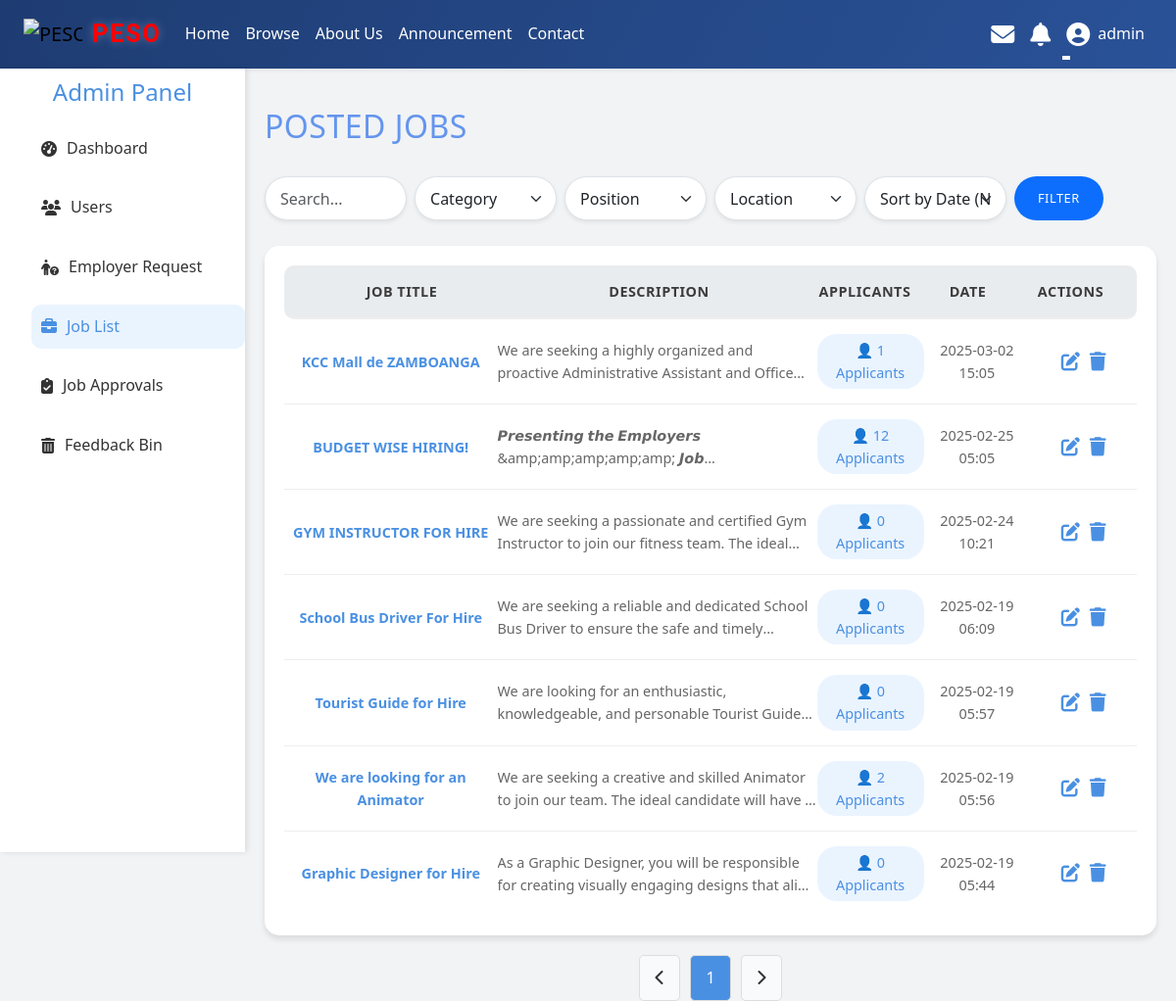
The app's page /admin/job_list.php (signed in) with its own data.
### tables this page shows
CREATE TABLE `jobs` (
  `id` int(11) NOT NULL,
  `title` varchar(255) NOT NULL,
  `description` text NOT NULL,
  `thumbnail` varchar(255) DEFAULT NULL,
  `photo` varchar(255) DEFAULT NULL,
  `created_at` timestamp NOT NULL DEFAULT current_timestamp(),
  `category_id` int(11) NOT NULL,
  `location` varchar(255) DEFAULT NULL,
  `specific_location` varchar(255) DEFAULT NULL,
  `responsibilities` text NOT NULL,
  `requirements` text NOT NULL,
  `preferred_qualifications` text DEFAULT NULL,
  `status` enum('pending','approved','rejected') DEFAULT 'pending',
  `employer_id` int(11) NOT NULL,
  `remarks` text DEFAULT NULL
);

### admin/job_list.php (the view, shortened to what this page needs)
<?php
include '../includes/header.php';
include('../includes/sidebar.php');
$limit = 15;
$page = isset($_GET['page']) ? (int)$_GET['page'] : 1;
$offset = ($page - 1) * $limit;
$search_filter = "";
$category_filter = "";
$position_filter = "";
$location_filter = "";
$sort = isset($_GET['sort']) ? $_GET['sort'] : 'created_at_desc';
$sort_mapping = [
    'created_at_asc' => ['column' => 'created_at', 'order' => 'ASC'],
    'created_at_desc' => ['column' => 'created_at', 'order' => 'DESC'],
    'title_asc' => ['column' => 'title', 'order' => 'ASC'],
    'title_desc' => ['column' => 'title', 'order' => 'DESC'],
    'total_applicants_asc' => ['column' => 'total_applicants', 'order' => 'ASC'],
    'total_applicants_desc' => ['column' => 'total_applicants', 'order' => 'DESC'],
];
$sort_column = $sort_mapping[$sort]['column'];
$sort_order = $sort_mapping[$sort]['order'];
$query_all_jobs = "
    SELECT DISTINCT j.*, COUNT(a.id) AS total_applicants
    FROM jobs j
    LEFT JOIN applications a ON j.id = a.job_id
    LEFT JOIN job_categories jc ON j.id = jc.job_id
    LEFT JOIN job_positions_jobs jp ON j.id = jp.job_id
    WHERE 1=1
    $search_filter
    $category_filter
    $position_filter
    $location_filter
    GROUP BY j.id
    ORDER BY $sort_column $sort_order
    LIMIT $limit OFFSET $offset
";
$result = $conn->query($query_all_jobs);
$count_query = "
    SELECT COUNT(DISTINCT j.id) AS total_jobs
    FROM jobs j
    LEFT JOIN job_categories jc ON j.id = jc.job_id
    LEFT JOIN job_positions_jobs jp ON j.id = jp.job_id
    WHERE 1=1
    $search_filter
    $category_filter
    $position_filter
    $location_filter
";
$count_result = $conn->query($count_query);
$count_data = $count_result->fetch_assoc();
$total_jobs = $count_data['total_jobs'];
$total_pages = ceil($total_jobs / $limit);
?>
<!DOCTYPE html>
<html lang="en">
<head>
    <link href="https://cdnjs.cloudflare.com/ajax/libs/font-awesome/6.4.2/css/all.min.css" rel="stylesheet">
    <link rel="stylesheet" href="/JOB/assets/job_list.css">
</head>
<body>
<main>
    <h3>Posted Jobs</h3>
    <form action="" method="get" class="row gx-2 gy-2 justify-content-center mt-4">
        <div class="col-lg-2 col-md-3 col-6 ">
            <input type="text" name="search" class="form-control form-control-m shadow-sm rounded-pill" placeholder="Search..." value="<?= isset($_GET['search']) ? htmlspecialchars($_GET['search']) : '' ?>">
        </div>
        <div class="col-lg-2 col-md-3 col-6">
            <select name="category" class="form-select form-select-m shadow-sm rounded-pill">
                <option value="">Category</option>
            </select>
        </div>
        <div class="col-lg-2 col-md-3 col-6">
            <select name="position" class="form-select form-select-m shadow-sm rounded-pill">
                <option value="">Position</option>
            </select>
        </div>
        <div class="col-lg-2 col-md-3 col-6">
            <select name="location" class="form-select form-select-m shadow-sm rounded-pill">
                <option value="">Location</option>
            </select>
        </div>
        <div class="col-lg-2 col-md-3 col-6">
            <select name="sort" class="form-select form-select-m shadow-sm rounded-pill">
                <option value="created_at_desc" <?= $sort === 'created_at_desc' ? 'selected' : '' ?>>Sort by Date (Newest)</option>
            </select>
        </div>
        <div class="col-md-2">
        <button type="submit" style="height: 100%;" class="btn btn-primary btn-lg rounded-pill filter-button">Filter</button>
        </div>
    </form><br>
   <div class="job-list">
        <div class="job-header text-center">
            <div>Job Title</div>
            <div>Description</div>
            <div>Applicants</div>
            <div>Date</div>
            <div>Actions</div>
        </div>
        <?php while ($row = $result->fetch_assoc()): ?>
            <div class="job-item">
                <div class="title text-center"><?= htmlspecialchars($row['title']) ?></div>
                <div class="description"><?= htmlspecialchars($row['description']) ?></div>
                <div class="applicants text-center" onclick="location.href='view_applicants.php?job_id=<?= $row['id'] ?>'">
                    👤 <?= $row['total_applicants'] ?> Applicants
                </div>
                <div class="date text-center"><?= htmlspecialchars(date('Y-m-d H:i', strtotime($row['created_at']))) ?></div>
                <div class="actions">
                <button onclick="location.href='edit_job.php?id=<?= $row['id'] ?>&source=job_list'"><i class="fas fa-edit"></i></button>
                <button data-bs-toggle="modal" data-bs-target="#deleteJobModal" class="btn-delete" data-job-id="<?= $row['id'] ?>"><i class="fas fa-trash"></i></button>
                </div>
            </div>
        <?php endwhile; ?>
    </div>
    <div class="pagination">
        <button onclick="location.href='?page=<?= $page - 1 ?>&search=<?= $search ?>'" <?= $page <= 1 ? 'disabled' : '' ?>> <i class="fas fa-chevron-left"></i> </button>
        <?php for ($i = 1; $i <= $total_pages; $i++): ?>
            <button onclick="location.href='?page=<?= $i ?>&search=<?= $search ?>'" <?= $i === $page ? 'class="active"' : '' ?>><?= $i ?></button>
        <?php endfor; ?>
        <button onclick="location.href='?page=<?= $page + 1 ?>&search=<?= $search ?>'" <?= $page >= $total_pages ? 'disabled' : '' ?>> <i class="fas fa-chevron-right"></i> </button>
    </div>
</body>
</html>

### assets/header.css (style rules this page uses)
* { margin: 0; padding: 0; box-sizing: border-box; }
body { padding-top: 70px; }
.shadow-sm { box-shadow: 0 4px 6px rgba(0, 0, 0, 0.05); }
.btn { font-size: 0.8rem; padding: 0.6rem 1.5rem; border: none; border-radius: 15px; cursor: pointer; transition: all 0.3s ease; text-transform: uppercase; font-weight: 500; letter-spacing: 0.5px; }

### assets/job_list.css (style rules this page uses)
body { font-family: 'Segoe UI', Tahoma, Geneva, Verdana, sans-serif; background-color: #f1f3f5; color: #333; line-height: 1.6; margin-top:20px; }
main { padding-left:270px; padding-right:20px; }
.job-list { background: #ffffff; border-radius: 15px; padding: 20px; box-shadow: 0 4px 6px rgba(0, 0, 0, 0.1); }
.job-header { display: grid; grid-template-columns: 2fr 3fr 1fr 1fr 1fr; align-items: center; border-bottom: 2px solid #eee; background-color: #e9ecef; border-radius: 10px; padding: 15px; font-weight: bold; text-transform: uppercase; letter-spacing: 0.5px; color: #000000be; font-size: 0.9rem; }
.job-item { display: grid; grid-template-columns: 2fr 3fr 1fr 1fr 1fr; align-items: center; padding: 15px 0; border-bottom: 1px solid #eee; }
.job-item:last-child { border-bottom: none; }
.job-item div { font-size: 0.9rem; color: #666; }
.job-item .title { font-weight: bold; color: #4a90e2; }
.job-item .description { overflow: hidden; text-overflow: ellipsis; display: -webkit-box; -webkit-line-clamp: 2; -webkit-box-orient: vertical; }
.job-item .applicants { display: inline-block; background: #eaf4ff; color: #4a90e2; padding: 5px 10px; border-radius: 20px; font-size: 0.9rem; cursor: pointer; transition: background 0.3s; }
.job-item .actions { display: flex; gap: 10px; justify-content: center; align-items: center; }
.job-item .actions button { background: none; border: none; color: #4a90e2; font-size: 1.2rem; cursor: pointer; transition: color 0.3s; }
.pagination { display: flex; justify-content: center; gap: 10px; margin-top: 20px; }
.pagination button { padding: 10px 15px; background: #f9fafb; border: 1px solid #ddd; border-radius: 5px; color: #333; cursor: pointer; transition: background 0.3s; }
.pagination button.active { background: #4a90e2; color: #fff; }
.form-control, .form-select { height: 45px; padding: 10px 15px; font-size: 1rem; }
h3 { font-size: 2rem; color:cornflowerblue; font-weight: 500; text-transform: uppercase; letter-spacing: 0.5px; margin-top:20px; }

### records on screen
jobs: title "KCC Mall de ZAMBOANGA", description "We are seeking a highly organized and proactive Administrative Assistant and…", total_applicants "1", created_at "2025-03-02 15:05"
jobs: title "BUDGET WISE HIRING!", description "𝙋𝙧𝙚𝙨𝙚𝙣𝙩𝙞𝙣𝙜 𝙩𝙝𝙚 𝙀𝙢𝙥𝙡𝙤𝙮𝙚𝙧𝙨 &amp;amp;amp;amp;amp;…", total_applicants "12", created_at "2025-02-25 05:05"
jobs: title "GYM INSTRUCTOR FOR HIRE", description "We are seeking a passionate and certified Gym Instructor to join our fitness team. The…", total_applicants "0", created_at "2025-02-24 10:21"
jobs: title "School Bus Driver For Hire", description "We are seeking a reliable and dedicated School Bus Driver to ensure the safe and…", total_applicants "0", created_at "2025-02-19 06:09"
jobs: title "Tourist Guide for Hire", description "We are looking for an enthusiastic, knowledgeable, and personable Tourist…", total_applicants "0", created_at "2025-02-19 05:57"
jobs: title "We are looking for an Animator", description "We are seeking a creative and skilled Animator to join our team. The ideal candidate will have…", total_applicants "2", created_at "2025-02-19 05:56"
jobs: title "Graphic Designer for Hire", description "As a Graphic Designer, you will be responsible for creating visually engaging designs that…", total_applicants "0", created_at "2025-02-19 05:44"

### other values on screen
$_SESSION['username'] "admin"
